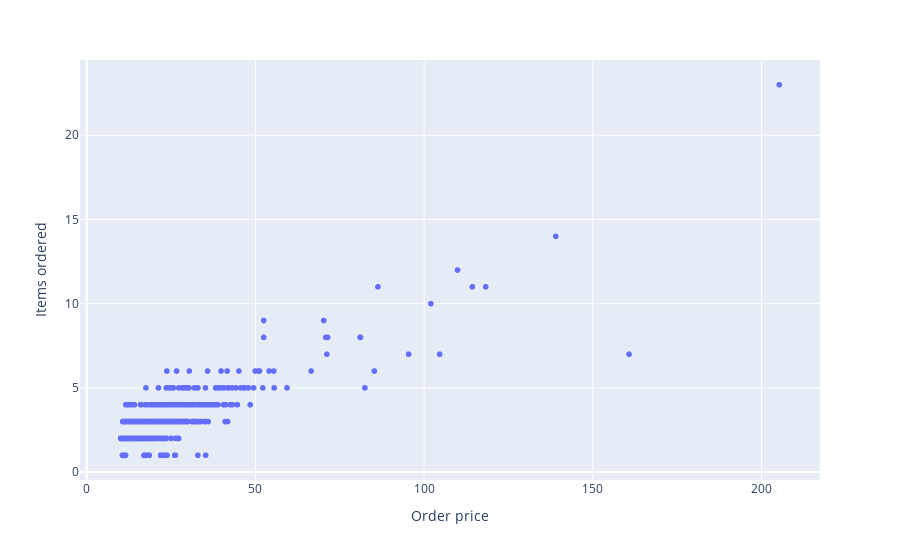

This figure's notebook cell:
### Code cell
data = df_chipo.groupby('order_id').agg({'item_price':'sum','item_name':'count'})
px.scatter(data_frame=data, x=data.item_price, y=data.item_name,
           labels={
               'item_name':'Items ordered',
               'item_price':'Order price'
           })

### Figure 1 — Plotly figure (JSON) as saved in the notebook; plotly's stock layout.template omitted (floating-point values rounded to 4 significant figures; data arrays with more than 128 entries replaced by an {"elided": "..."} marker saying what was removed)
{"data": [{"hovertemplate": "Order price=%{x}<br>Items ordered=%{y}<extra></extra>", "legendgroup": "", "marker": {"color": "#636efa", "symbol": "circle"}, "mode": "markers", "name": "", "showlegend": false, "type": "scattergl", "x": {"elided": "1834 float values"}, "xaxis": "x", "y": {"elided": "1834 int values"}, "yaxis": "y"}], "layout": {"autosize": true, "legend": {"tracegroupgap": 0}, "margin": {"t": 60}, "xaxis": {"anchor": "y", "autorange": true, "domain": [0, 1], "range": [-1.745, 217.1], "title": {"text": "Order price"}, "type": "linear"}, "yaxis": {"anchor": "x", "autorange": true, "domain": [0, 1], "range": [-0.7034, 24.7], "title": {"text": "Items ordered"}, "type": "linear"}}}
